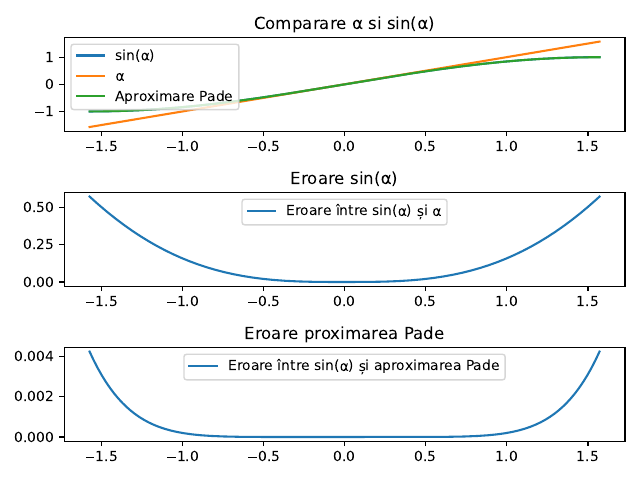

The script that saved this image:
import numpy as np
import matplotlib.pyplot as plt

alpha = np.linspace(-np.pi/2, np.pi/2, 1000)

sin_alpha = np.sin(alpha)

pade_approximation = (alpha - (7 * alpha**3) / 60) / (1 + (alpha**2) / 20)

error_alpha = np.abs(sin_alpha - alpha)
error_pade = np.abs(sin_alpha - pade_approximation)

fig, axs = plt.subplots(3, 1)

axs[0].plot(alpha, sin_alpha, label='sin(α)')
axs[0].plot(alpha, alpha, label='α')
axs[0].plot(alpha, pade_approximation, label='Aproximare Pade')
axs[0].set_title('Comparare α si sin(α)')
axs[0].legend()

axs[1].plot(alpha, error_alpha, label='Eroare între sin(α) și α')
axs[1].set_title('Eroare sin(α)')
axs[1].legend()

axs[2].plot(alpha, error_pade, label='Eroare între sin(α) și aproximarea Pade')
axs[2].set_title('Eroare proximarea Pade')
axs[2].legend()


plt.tight_layout()
plt.savefig("ex8.pdf")
plt.show()
